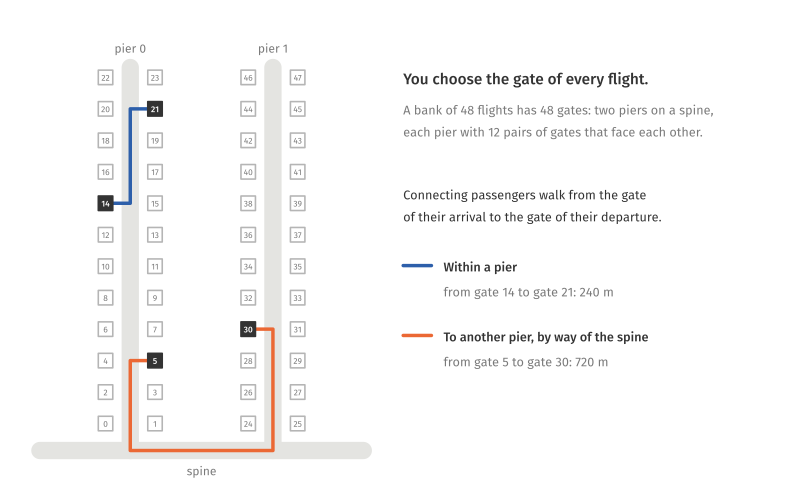

This chart was generated by the following Python code:
"""The figure at the top of gate-assignment.ipynb: the terminal of a bank of 48 flights,
and two walks between gates with their lengths. Writes gate-assignment.svg (English)
and gate-assignment.de.svg (German) next to this file.
Run from the repo root:  .venv/bin/python use-cases/figures/gate-assignment.py
"""
import sys
from pathlib import Path

import matplotlib
matplotlib.use("Agg")
import matplotlib.pyplot as plt
import numpy as np
from matplotlib import font_manager

for f in Path.home().glob("Library/Fonts/FiraSans-*.otf"):
    font_manager.fontManager.addfont(str(f))
plt.rcParams.update({"font.family": "Fira Sans", "font.size": 10, "svg.fonttype": "path",
                     "svg.hashsalt": "gate-assignment"})   # the same ids on every run, so a rerun is no diff

BLUE, ORANGE, INK, MUTED, BUILDING = "#2d5faa", "#eb6834", "#333333", "#7a7a7a", "#e4e4e1"

GATES = 48
GATES_PER_PIER = 24
WITHIN_PIER = (14, 21)        # the walk drawn in blue
TO_OTHER_PIER = (5, 30)       # the walk drawn in orange
SIDE = 26.0                   # a gate is drawn this far from the middle of its pier, in metres

# Every word in the figure, per language.
TEXT = {
    "en": {
        "pier": "pier {p}",
        "spine": "spine",
        "title": "You choose the gate of every flight.",
        "terminal": "A bank of 48 flights has 48 gates: two piers on a spine,\n"
                    "each pier with 12 pairs of gates that face each other.",
        "walk": "Connecting passengers walk from the gate\nof their arrival to the gate of their departure.",
        "within": "Within a pier",
        "other": "To another pier, by way of the spine",
        "route": "from gate {start} to gate {end}: {metres:.0f} m",
    },
    "de": {
        "pier": "Pier {p}",
        "spine": "Hauptgang",
        "title": "Sie wählen das Gate jedes Flugs.",
        "terminal": "Eine Welle mit 48 Flügen hat 48 Gates: zwei Piers\n"
                    "am Hauptgang, jeder Pier mit 12 Paaren von Gates,\n"
                    "die einander gegenüberliegen.",
        "walk": "Umsteigepassagiere laufen vom Gate ihrer Ankunft\nzum Gate ihres Abflugs.",
        "within": "Innerhalb eines Piers",
        "other": "Zu einem anderen Pier, über den Hauptgang",
        "route": "von Gate {start} zu Gate {end}: {metres:.0f} m",
    },
}

gate = np.arange(GATES)
pier = gate // GATES_PER_PIER
along_pier = 60.0 + 70.0 * ((gate % GATES_PER_PIER) // 2)       # metres from the spine along the pier to the gate
gate_x = 150.0 * pier + np.where(gate % 2 == 0, -SIDE, SIDE)


def walking_distances():
    """Metres between every two gates, computed as the notebook's walking_distances(48) computes them.

    Returns:
        Square array: entry [g, h] is the walk from gate g to gate h.
    """
    same_pier = pier[:, None] == pier[None, :]
    within_pier = np.abs(along_pier[:, None] - along_pier[None, :]) + 30.0
    along_spine = 150.0 * np.abs(pier[:, None] - pier[None, :])
    between_piers = along_pier[:, None] + along_spine + along_pier[None, :] + 100.0
    distance = np.where(same_pier, within_pier, between_piers)
    np.fill_diagonal(distance, 0.0)
    return distance


def walk_line(start, end):
    """The line drawn for a walk: from a gate to the middle of its pier, along the pier, by way of
    the spine if the other gate is on another pier, and on to that gate.

    Args:
        start: Gate where the walk begins.
        end: Gate where it ends.

    Returns:
        The x and the y coordinates of the corners of the line, in metres.
    """
    middle_start, middle_end = 150.0 * pier[start], 150.0 * pier[end]
    xs = [gate_x[start], middle_start]
    ys = [along_pier[start], along_pier[start]]
    if pier[start] != pier[end]:
        xs += [middle_start, middle_end]
        ys += [0.0, 0.0]
    xs += [middle_end, gate_x[end]]
    ys += [along_pier[end], along_pier[end]]
    return xs, ys


def draw(lang):
    """Draw the terminal, the two walks and the text beside them.

    Args:
        lang: Key of TEXT, the language of the words in the figure.

    Returns:
        The finished matplotlib figure.
    """
    text = TEXT[lang]
    distance = walking_distances()
    fig = plt.figure(figsize=(8.4, 5.2))
    ax = fig.add_axes([0.02, 0.03, 0.46, 0.86])
    ax.set_xlim(-120, 270)
    ax.set_ylim(-75, 880)
    ax.axis("off")

    # the building: the spine, and a pier for every 24 gates
    ax.plot([-95, 245], [0, 0], color=BUILDING, lw=13, solid_capstyle="round", zorder=0)
    for p in range(pier.max() + 1):
        ax.plot([150 * p, 150 * p], [0, along_pier.max() + 22], color=BUILDING, lw=13, solid_capstyle="round", zorder=0)
        ax.text(150 * p, along_pier.max() + 48, text["pier"].format(p=p), ha="center", va="bottom", fontsize=9, color=MUTED)
    ax.text(75, -30, text["spine"], ha="center", va="top", fontsize=9, color=MUTED)

    # the gates, each with its number
    walked = set(WITHIN_PIER) | set(TO_OTHER_PIER)
    for g in gate:
        on_a_walk = g in walked
        ax.scatter(gate_x[g], along_pier[g], marker="s", s=118, zorder=3, linewidth=1.2,
                   color=INK if on_a_walk else "white", edgecolor=INK if on_a_walk else "#b5b5b5")
        ax.text(gate_x[g], along_pier[g] - 1, str(g), ha="center", va="center", fontsize=6.3, zorder=4,
                color="white" if on_a_walk else MUTED, fontweight="medium" if on_a_walk else "regular")

    for (start, end), color in ((WITHIN_PIER, BLUE), (TO_OTHER_PIER, ORANGE)):
        ax.plot(*walk_line(start, end), color=color, lw=2.6, zorder=2, solid_capstyle="round", solid_joinstyle="round")

    # the text beside the terminal
    fig.text(0.50, 0.86, text["title"], fontsize=11.5, color=INK,
             fontweight="medium", va="top")
    fig.text(0.50, 0.80, text["terminal"], fontsize=9.5, color=MUTED, va="top", linespacing=1.45)
    fig.text(0.50, 0.63, text["walk"], fontsize=9.5, color=INK, va="top", linespacing=1.45)
    rows = ((0.48, BLUE, WITHIN_PIER, text["within"]),
            (0.34, ORANGE, TO_OTHER_PIER, text["other"]))
    for y, color, (start, end), words in rows:
        fig.add_artist(plt.Line2D([0.50, 0.535], [y - 0.012, y - 0.012], color=color, lw=2.6,
                                  solid_capstyle="round"))
        fig.text(0.55, y, words, fontsize=9.5, color=INK, fontweight="medium", va="top")
        fig.text(0.55, y - 0.05, text["route"].format(start=start, end=end, metres=distance[start, end]),
                 fontsize=9.5, color=MUTED, va="top")
    return fig


for lang in TEXT:
    fig = draw(lang)
    path = Path(__file__).with_suffix(".svg" if lang == "en" else f".{lang}.svg")
    fig.savefig(path, metadata={"Date": None})       # no timestamp, so a rerun is no diff
    if "--png" in sys.argv:                            # a raster copy, to look at
        fig.savefig(path.with_suffix(".png"), dpi=150)
    plt.close(fig)
